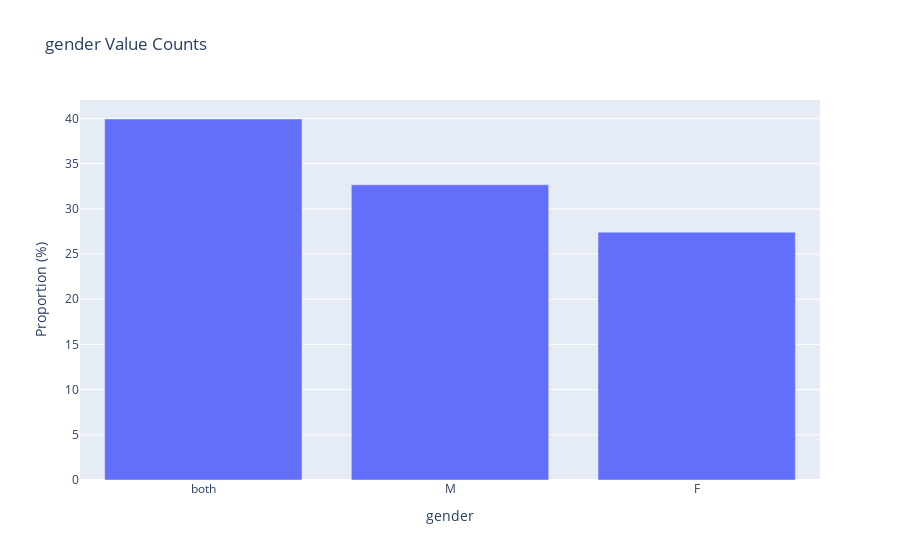

Here is the notebook cell this chart was saved with:
### Code cell
figure

### Figure 1 — Plotly figure (JSON) as saved in the notebook; plotly's stock layout.template omitted (floating-point values rounded to 4 significant figures)
{"data": [{"name": "Proportion (%)", "type": "bar", "x": ["both", "M", "F"], "y": [39.93, 32.65, 27.41]}], "layout": {"autosize": true, "barmode": "group", "legend": {"orientation": "h"}, "title": {"text": "gender Value Counts"}, "xaxis": {"autorange": true, "range": [-0.5, 2.5], "title": {"text": "gender"}, "type": "category"}, "yaxis": {"autorange": true, "range": [0, 42.03], "title": {"text": "Proportion (%)"}, "type": "linear"}}}
